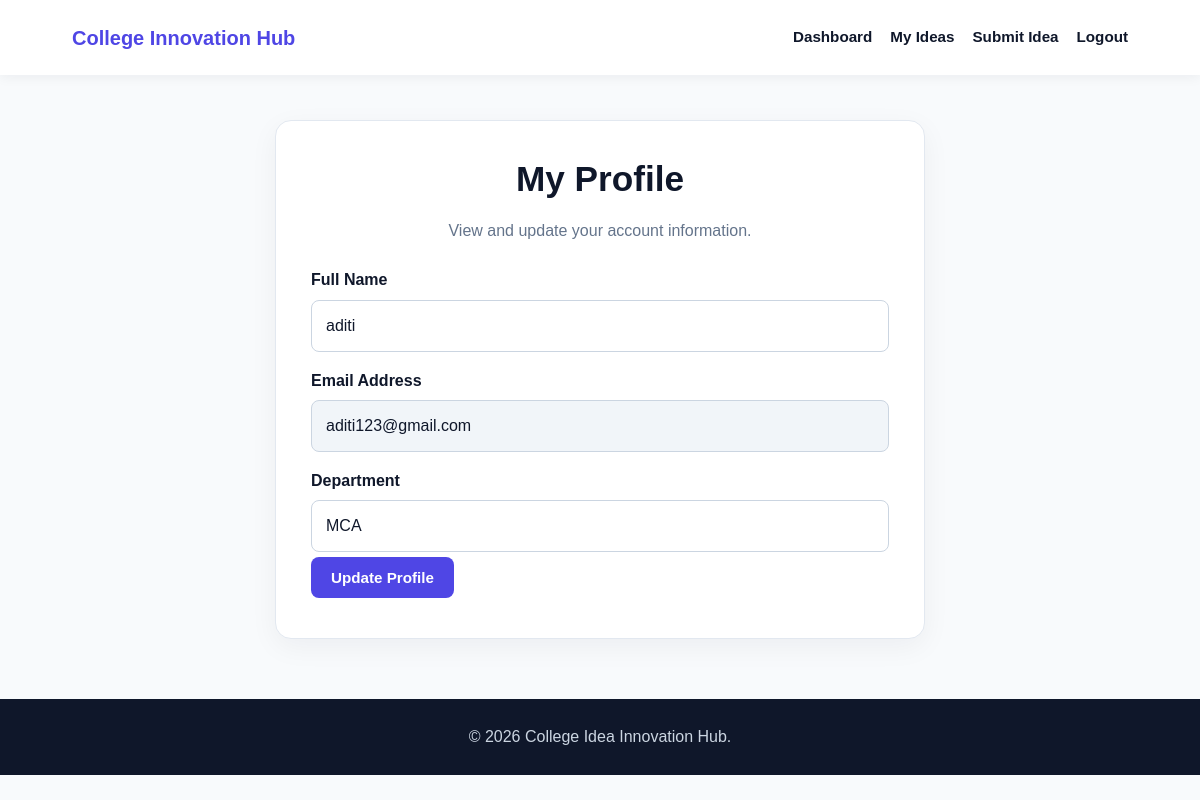
The app's page /student/profile (signed in) with its own data.
### tables this page shows
CREATE TABLE users (
            id INTEGER PRIMARY KEY AUTOINCREMENT,
            name TEXT NOT NULL,
            email TEXT NOT NULL UNIQUE,
            password_hash TEXT NOT NULL,
            department TEXT NOT NULL DEFAULT '',
            role TEXT NOT NULL DEFAULT 'student',
            created_at TIMESTAMP DEFAULT CURRENT_TIMESTAMP
        );

### app.py (the view, shortened to what this page needs)
@app.route("/student/profile", methods=["GET", "POST"])
@student_required
def student_profile():
    connection = get_db()
    user = connection.execute("""
        SELECT *
        FROM users
        WHERE id = ?
    """, (session["user_id"],)).fetchone()
    connection.close()
    return render_template(
        "student/profile.html",
        user=user
    )

### app.py (called while the page is built)
def get_db():
    connection = sqlite3.connect(DATABASE)
    connection.row_factory = sqlite3.Row
    connection.execute("PRAGMA foreign_keys = ON")
    return connection

def login_required(view_function):
    @wraps(view_function)
    def wrapped_view(*args, **kwargs):
        if "user_id" not in session:
            flash("Please log in to continue.", "error")
            return redirect(url_for("login"))
        return view_function(*args, **kwargs)
    return wrapped_view

def student_required(view_function):
    @wraps(view_function)
    @login_required
    def wrapped_view(*args, **kwargs):
        if session.get("user_role") != "student":
            abort(403)
        return view_function(*args, **kwargs)
    return wrapped_view

### templates/student/profile.html (shortened to what this page needs)
<!DOCTYPE html>
<html lang="en">
<head>
    <link rel="stylesheet" href="/css/style.css">
    <link rel="stylesheet" href="/css/dashboard.css">
    <link rel="stylesheet" href="/css/responsive.css">
</head>
<body>
    <header class="navbar">
        <div class="logo">College Innovation Hub</div>
        <nav>
            <a href="{{ url_for('student_dashboard') }}">Dashboard</a>
            <a href="{{ url_for('my_ideas') }}">My Ideas</a>
            <a href="{{ url_for('submit_idea') }}">Submit Idea</a>
            <a href="{{ url_for('logout') }}">Logout</a>
        </nav>
    </header>
    <main class="form-container">
        <h1>My Profile</h1>
        <p>View and update your account information.</p>
        <form method="POST" action="{{ url_for('student_profile') }}">
            <label for="name">Full Name</label>
            <input
                type="text"
                id="name"
                name="name"
                value="{{ user.name }}"
                required
            >
            <label for="email">Email Address</label>
            <input
                type="email"
                id="email"
                value="{{ user.email }}"
                readonly
            >
            <label for="department">Department</label>
            <input
                type="text"
                id="department"
                name="department"
                value="{{ user.department }}"
                required
            >
            <button type="submit" class="btn">
                Update Profile
            </button>
        </form>
    </main>
    <footer>
        <p>&copy; 2026 College Idea Innovation Hub.</p>
    </footer>
</body>
</html>

### records on screen
users: name "aditi", email "aditi123@gmail.com", department "MCA"
